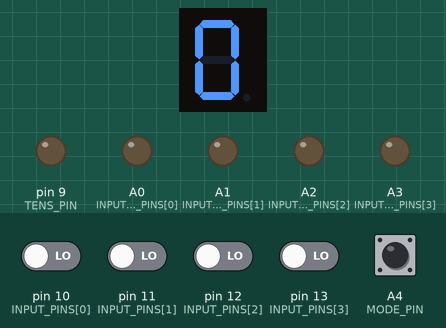
Recording of a sketch running on a simulated Arduino Uno, built with avr-gcc and run on an emulated ATmega328P. Parts: 1-digit seven-segment display, output pins drawn as LEDs (lit = HIGH). Wiring (inferred from the names in the program): 1-digit 7-segment display, segments lit when HIGH: segments pin 2, pin 7, pin 3, pin 4, pin 5, pin 8, pin 6. Inputs (shaded band) come from the test bench; at power-on: A4 (MODE_PIN) HIGH, pin 10 (INPUT_PINS[0]), pin 11 (INPUT_PINS[1]), pin 12 (INPUT_PINS[2]), pin 13 (INPUT_PINS[3]) LOW. The segment pins are drawn as the display they are named for; pins used as bus, display or sensor lines are not drawn.

Above: at 1.2 s.
1.3 s: pin 10 (INPUT_PINS[0]) driven HIGH
At 2.5 s:
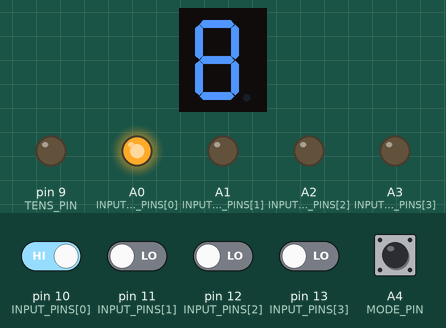
2.8 s: pin 11 (INPUT_PINS[1]) driven HIGH
At 3.8 s:
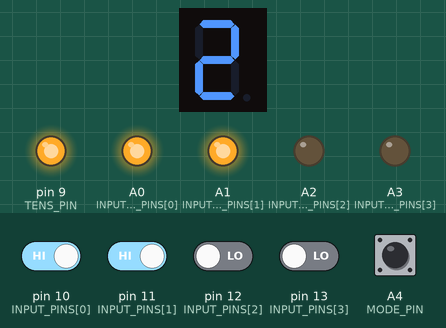
4.3 s: A4 (MODE_PIN) pulled LOW for 0.15 s
At 4.37 s:
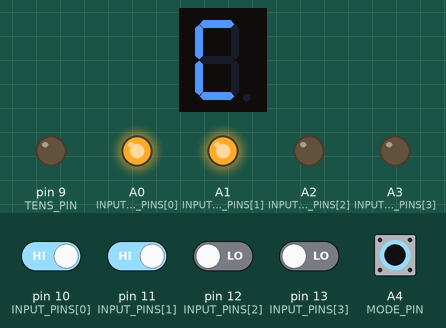
5.9 s: pin 12 (INPUT_PINS[2]) driven HIGH
At 7.1 s:
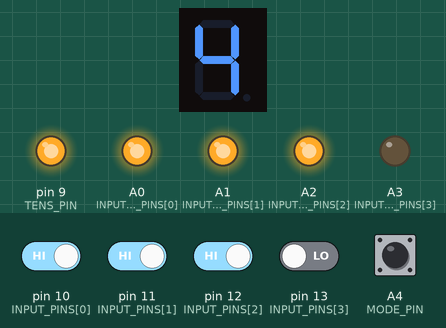
7.4 s: A4 (MODE_PIN) pulled LOW for 1 s
At 8.2 s:
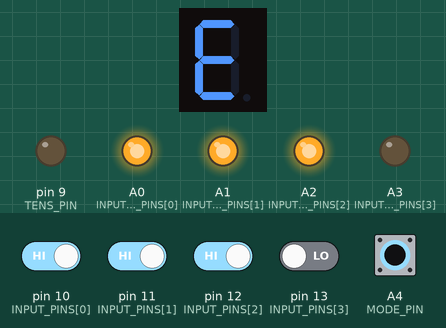
9.9 s: pin 13 (INPUT_PINS[3]) driven HIGH
At 10.4 s:
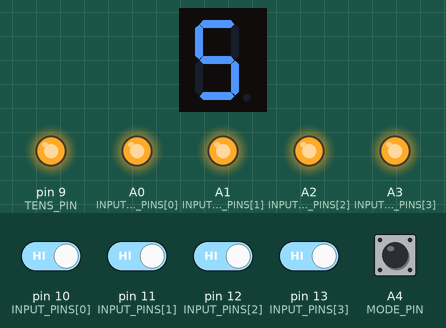
Timing chart, 0 to 12.4 s (numbered marks = the images above; inputs shaded):
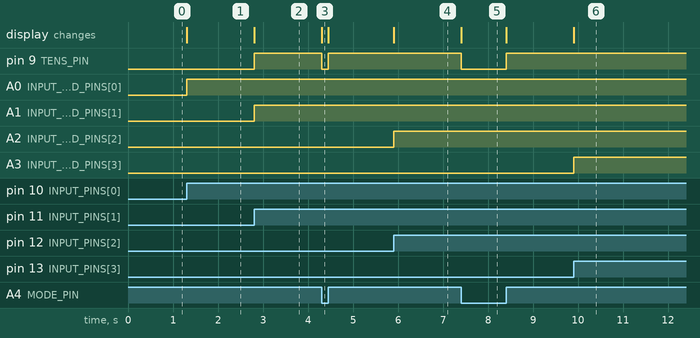

The sketch:

uno_1_5_digit_display.ino
```cpp
// 1½-stellige Common-Anode-Anzeige: Binäreingänge 0–15 am UNO R3.
// Eingänge D10–D13: aktiv HIGH, externe 10-kΩ-Pulldowns über RN1.
// ULN2803A: HIGH = Segment an. Display-Anoden (Pins 1/2) fest an +5 V.
// L1–L4: A0–A3 → LED-Anode → LED-Kathode → RN2 (220 Ω) → GND.
// A4: INPUT_PULLUP; offen = Dezimal, mit GND verbunden = Hexadezimal.

const byte INPUT_PINS[] = {10, 11, 12, 13};  // J1–J4: Werte 8, 4, 2, 1
byte displayedValue = 0;  // aktuell angezeigter Eingangswert
const byte MODE_PIN = A4;
bool displayedHexMode = false;

const byte INPUT_LED_PINS[] = {A0, A1, A2, A3};
// ULN-Eingänge für a–g: Pins 1, 6, 2, 3, 4, 7, 5.
// R1 = Zehner; R2–R8 = f, b, g, e, d, c, a.
const byte SEGMENT_PINS[] = {2, 7, 3, 4, 5, 8, 6};  // a, b, c, d, e, f, g
const byte TENS_PIN = 9;  // ULN-Kanal 8 → R1 → Displaypin 3 (Zehner b+c)

// Bits 0–6 entsprechen a–g. HIGH schaltet den jeweiligen ULN-Kanal ein.
const byte DIGIT_MASKS[] = {
  0x3F,  // 0: a b c d e f
  0x06,  // 1: b c
  0x5B,  // 2: a b d e g
  0x4F,  // 3: a b c d g
  0x66,  // 4: b c f g
  0x6D,  // 5: a c d f g
  0x7D,  // 6: a c d e f g
  0x07,  // 7: a b c
  0x7F,  // 8: a b c d e f g
  0x6F,  // 9: a b c d f g
  0x77,  // A: a b c e f g
  0x7C,  // b: c d e f g
  0x39,  // C: a d e f
  0x5E,  // d: b c d e g
  0x79,  // E: a d e f g
  0x71   // F: a e f g
};

void initOutputOff(byte pin) {
  // Ausgangslatch vor OUTPUT auf LOW setzen, damit kein Einschaltimpuls entsteht.
  digitalWrite(pin, LOW);
  pinMode(pin, OUTPUT);
}

byte readInputValue() {
  byte value = 0;
  for (byte bit = 0; bit < 4; ++bit) {
    if (digitalRead(INPUT_PINS[bit]) == HIGH) {
      value |= (1 << (3 - bit));
    }
  }
  return value;
}

void showValue(byte value, bool hexMode) {
  const byte mask = DIGIT_MASKS[hexMode ? value : value % 10];
  // Im Hexmodus bleibt die Zehneranzeige immer aus.
  digitalWrite(TENS_PIN, !hexMode && value >= 10 ? HIGH : LOW);
  for (byte segment = 0; segment < 7; ++segment) {
    digitalWrite(SEGMENT_PINS[segment], (mask & (1 << segment)) ? HIGH : LOW);
  }
  // Zehner und Einer leuchten gleichzeitig; kein Multiplexing nötig.
  for (byte bit = 0; bit < 4; ++bit) {
    digitalWrite(INPUT_LED_PINS[bit], (value & (1 << (3 - bit))) ? HIGH : LOW);
  }
}

void setup() {
  pinMode(MODE_PIN, INPUT_PULLUP);
  for (byte bit = 0; bit < 4; ++bit) {
    // Keine internen Pull-ups: RN1 hält unbeschaltete Eingänge auf LOW.
    digitalWrite(INPUT_PINS[bit], LOW);
    pinMode(INPUT_PINS[bit], INPUT);
    initOutputOff(INPUT_LED_PINS[bit]);
  }
  for (byte segment = 0; segment < 7; ++segment) {
    initOutputOff(SEGMENT_PINS[segment]);
  }
  initOutputOff(TENS_PIN);
  displayedValue = 0;
  displayedHexMode = digitalRead(MODE_PIN) == LOW;
  showValue(0, displayedHexMode);  // loop übernimmt anschließend den Eingangswert.
}

void loop() {
  const byte value = readInputValue();
  const bool hexMode = digitalRead(MODE_PIN) == LOW;
  if (value != displayedValue || hexMode != displayedHexMode) {
    displayedValue = value;
    displayedHexMode = hexMode;
    showValue(value, hexMode);  // Auch bei reinem Moduswechsel aktualisieren.
  }
}
```

Measured:
- after the input at 1.3 s, A0 (INPUT_LED_PINS[0]): LOW → HIGH at once; the display: changes at once (image 1)
- after the input at 2.8 s, pin 9 (TENS_PIN), A1 (INPUT_LED_PINS[1]): LOW → HIGH at once; the display: changes at once (image 2)
- after the input at 4.3 s, pin 9 (TENS_PIN): HIGH → LOW at once, → HIGH 0.15 s later; the display: changes at once (image 3)
- after the input at 5.9 s, A2 (INPUT_LED_PINS[2]): LOW → HIGH at once; the display: changes at once (image 4)
- after the input at 7.4 s, pin 9 (TENS_PIN): HIGH → LOW at once, → HIGH 1.0 s later; the display: changes at once (image 5)
- after the input at 9.9 s, A3 (INPUT_LED_PINS[3]): LOW → HIGH at once; the display: changes at once (image 6)
